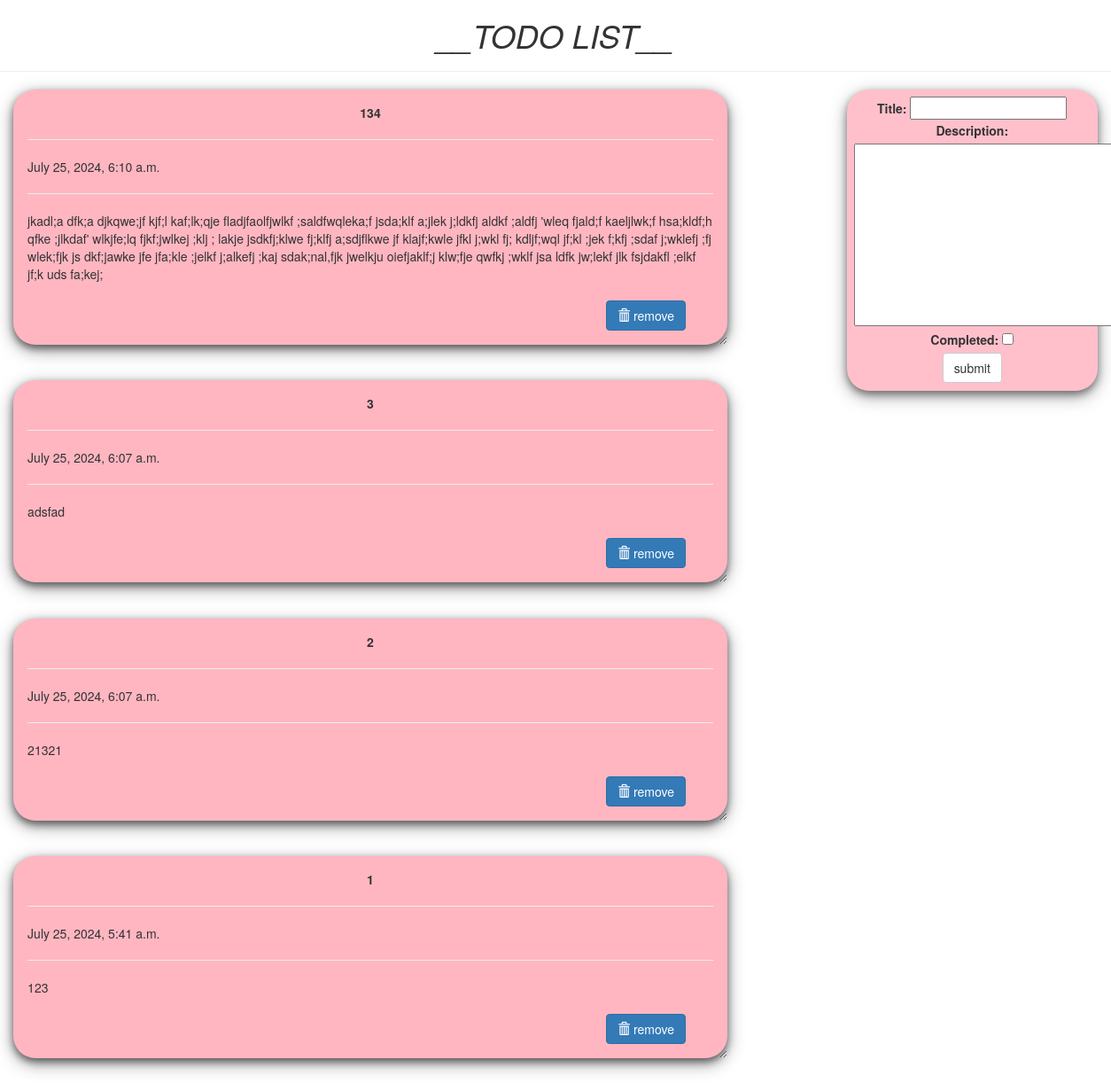
The page / on the database its author committed.
### todo/models.py (models this page shows)
class Todo(models.Model):
    title = models.CharField(max_length=100)
    description = models.TextField(blank=True)  # Optional field
    completed = models.BooleanField(default=False)
    date = models.DateTimeField(auto_now_add=True)
    def __str__(self):
        return self.title

### todo/views.py (the view, shortened to what this page needs)
# urls.py: path('', views.index, name="todo"),
def index(request):
    print("Index view called")
    item_list = Todo.objects.order_by("-date")
    print("Item list:", item_list)
    form = TodoForm()
    print("Empty form initialized")
    page = {
        "forms": form,
        "list": item_list,
        "title": "TODO LIST",
    }
    print("Context prepared:", page)
    return render(request, 'todo/index.html', page)

### todo/forms.py
class TodoForm(forms.ModelForm):
    class Meta:
        model = Todo
        fields = ['title', 'description', 'completed']

### templates/todo/index.html (shortened to what this page needs)
<!DOCTYPE html>
<html lang="en" dir="ltr">
<head>
	<link rel="stylesheet" href="https://maxcdn.bootstrapcdn.com/bootstrap/3.3.7/css/bootstrap.min.css">
</head>
<body class="container-fluid">
	<center class="row">
		<h1><i>__TODO LIST__</i></h1>
		<hr />
	</center>
	<div class="row">
		<div class="col-md-8">
			{% for i in list %}
			<div class="card">
				<center><b>{{i.title}}</b></center>
				<hr />
				{{i.date}}
				<hr />
				{{i.description}}
				<br />
				<br />
				<form action="/del/{{i.id}}" method="POST" style=" padding-right: 4%; padding-bottom: 3%;">
					<button value="remove" type="submit" class="btn btn-primary" style="float: right;"><span
							class="glyphicon glyphicon-trash"></span> remove</button>
				</form>
			</div>
			{% endfor%}
		</div>
		<div class="col-md-1"> </div>
		<div class="col-md-3">
			<div class="submit_form">
				<form method="POST">
					{{forms}}
					<center>
						<input type="submit" class="btn btn-default" value="submit" />
					</center>
				</form>
			</div>
		</div>
	</div>
</body>
</html>

### templates/todo/index.html (style rules this page uses)
.card { box-shadow: 0 4px 8px 0 rgba(0, 0, 0, 0.5), 0 6px 20px 0 rgba(0, 0, 0, 0.39); background: lightpink; margin-bottom: 5%; border-radius: 25px; padding: 2%; overflow: auto; resize: both; text-overflow: ellipsis; }
.submit_form { text-align: center; padding: 3%; background: pink; border-radius: 25px; box-shadow: 0 4px 8px 0 rgba(0, 0, 0, 0.4), 0 6px 20px 0 rgba(0, 0, 0, 0.36); }

### rows shown on the page
Todo: title "134", date "July 25, 2024, 6:10 a.m.", description "jkadl;a dfk;a djkqwe;jf kjf;l kaf;lk;qje fladjfaolfjwlkf ;saldfwqleka;f jsda;klf a;jlek j;ldkfj aldkf ;aldfj 'wleq fjald;f kaeljlwk;f hsa;kldf;h qfke ;jlkdaf' wlkjfe;lq fjkf;jwlkej ;klj ; lakje jsdkfj;klwe fj;klfj a;sdjflkwe jf klajf;kwle jfkl j;wkl fj; kdljf;wql jf;kl ;jek f;kfj ;sdaf j;wklefj ;fj wlek;fjk js dkf;jawke jfe jfa;kle ;jelkf j;alkefj ;kaj sdak;nal,fjk jwelkju oiefjaklf;j klw;fje qwfkj ;wklf jsa ldfk jw;lekf jlk fsjdakfl ;elkf jf;k uds fa;kej;"
Todo: title "3", date "July 25, 2024, 6:07 a.m.", description "adsfad"
Todo: title "2", date "July 25, 2024, 6:07 a.m.", description "21321"
Todo: title "1", date "July 25, 2024, 5:41 a.m.", description "123"
